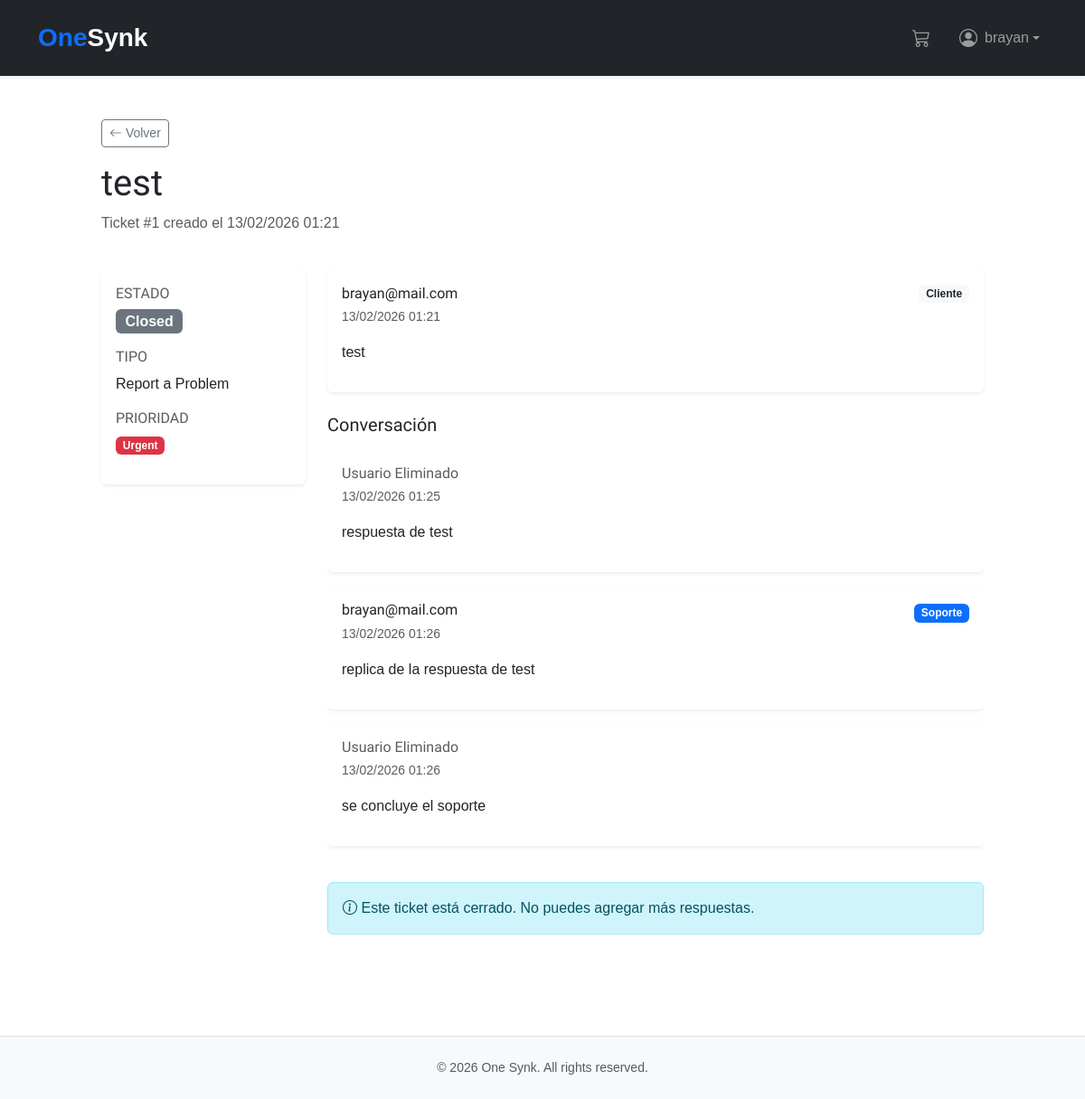
The page /support/1/ (signed in) on the database its author committed.
### accounts/models.py (models this page shows, shortened)
class CustomUser(AbstractUser):
    phone_regex = RegexValidator(
        regex=r"^\d{10}$",
        message=_("Phone number must be exactly 10 digits (e.g., 5522445104)."),
    )
    USER_TYPE_CHOICES = (
        ("regular_user", "Regular User"),
        ("wholesaler", "Wholesaler"),
    )
    class UserTypes(models.TextChoices):
        REGULAR = "regular_user", _("Regular User")
        WHOLESALER = "wholesaler", _("Wholesaler")
    phone = models.CharField(
        _("phone number"),
        max_length=10,
        validators=[phone_regex],
        blank=True,
        null=True,
        help_text=_("Format: 5522445104"),
    )
    user_type = models.CharField(
        max_length=20,
        choices=USER_TYPE_CHOICES,
        default="regular_user",
        help_text=_(
            "Designates whether the user is a regular customer or a wholesaler."
        ),
    )
    stripe_customer_id = models.CharField(
        _("Stripe Customer ID"),
        max_length=255,
        blank=True,
        null=True,
        unique=True,
        help_text=_("Unique identifier for the customer in Stripe."),
    )
    payment_method = models.CharField(
        _("default payment method"),
        max_length=255,
        blank=True,
        null=True,
        help_text=_("ID of the default payment method in Stripe."),
    )
    created_at = models.DateTimeField(_("created at"), auto_now_add=True)
    updated_at = models.DateTimeField(_("updated at"), auto_now=True)
    class Meta:
        verbose_name = _("User")
        verbose_name_plural = _("Users")
        ordering = ["-created_at"]

### support/models.py (models this page shows, shortened)
class SupportTicket(models.Model):
    class IssueType(models.TextChoices):
        CLARIFICATION = "clarification", _("Request Clarification")
        PROBLEM = "problem", _("Report a Problem")
        CONTACT = "contact", _("Contact Support")
        REFUND = "refund", _("Request Refund")
        OTHER = "other", _("Other")
    class Status(models.TextChoices):
        OPEN = "open", _("Open")
        IN_PROGRESS = "in_progress", _("In Progress")
        WAITING_CUSTOMER = "waiting_customer", _("Waiting for Customer")
        RESOLVED = "resolved", _("Resolved")
        CLOSED = "closed", _("Closed")
    class Priority(models.TextChoices):
        LOW = "low", _("Low")
        MEDIUM = "medium", _("Medium")
        HIGH = "high", _("High")
        URGENT = "urgent", _("Urgent")
    user = models.ForeignKey(
        CustomUser,
        on_delete=models.CASCADE,
        related_name="support_tickets",
        verbose_name=_("user"),
    )
    order = models.ForeignKey(
        Order,
        on_delete=models.SET_NULL,
        null=True,
        blank=True,
        related_name="support_tickets",
        verbose_name=_("related order"),
    )
    issue_type = models.CharField(
        max_length=20,
        choices=IssueType.choices,
        default=IssueType.CONTACT,
        verbose_name=_("issue type"),
    )
    subject = models.CharField(max_length=255, verbose_name=_("subject"))
    message = models.TextField(verbose_name=_("detailed description"))
    status = models.CharField(
        max_length=20,
        choices=Status.choices,
        default=Status.OPEN,
        verbose_name=_("status"),
    )
    priority = models.CharField(
        max_length=20,
        choices=Priority.choices,
        default=Priority.MEDIUM,
        verbose_name=_("priority"),
    )
    assigned_to = models.ForeignKey(
        CustomUser,
        on_delete=models.SET_NULL,
        null=True,
        blank=True,
        related_name="assigned_tickets",
        verbose_name=_("assigned staff"),
    )
    created_at = models.DateTimeField(auto_now_add=True)
    updated_at = models.DateTimeField(auto_now=True)
    resolved_at = models.DateTimeField(
        null=True, blank=True, verbose_name=_("resolved at")
    )
    objects = SupportTicketManager()
    class Meta:
        verbose_name = _("Support Ticket")
        verbose_name_plural = _("Support Tickets")
        ordering = ["-created_at"]
        indexes = [
            models.Index(fields=["user", "-created_at"]),
            models.Index(fields=["status", "-created_at"]),
        ]
    def get_status_color(self):
        colors = {
            self.Status.OPEN: "danger",
            self.Status.IN_PROGRESS: "info",
            self.Status.WAITING_CUSTOMER: "warning",
            self.Status.RESOLVED: "success",
            self.Status.CLOSED: "secondary",
        }
        return colors.get(self.status, "secondary")

class TicketMessage(models.Model):
    ticket = models.ForeignKey(
        SupportTicket,
        on_delete=models.CASCADE,
        related_name="messages",
        verbose_name=_("ticket"),
    )
    sender = models.ForeignKey(
        CustomUser,
        on_delete=models.SET_NULL,
        null=True,
        related_name="sent_messages",
        verbose_name=_("sender"),
    )
    message = models.TextField(verbose_name=_("message content"))
    is_internal = models.BooleanField(
        default=False,
        verbose_name=_("internal note"),
        help_text=_("Staff only. Hidden from the customer."),
    )
    created_at = models.DateTimeField(auto_now_add=True)
    class Meta:
        verbose_name = _("Ticket Message")
        verbose_name_plural = _("Ticket Messages")
        ordering = ["created_at"]

### support/views.py (the view)
# urls.py: path("<int:ticket_id>/", views.ticket_detail, name="ticket_detail"),
@login_required
@require_http_methods(["GET"])
def ticket_detail(request, ticket_id):
    ticket = get_object_or_404(SupportTicket, id=ticket_id, user=request.user)
    messages_list = ticket.messages.select_related("sender").filter(is_internal=False).order_by("created_at")
    form = TicketMessageForm()
    context = {
        "ticket": ticket,
        "messages": messages_list,
        "form": form,
        "page_title": _("Ticket #%(id)s") % {"id": ticket.id},
    }
    return render(request, "support/ticket_detail.html", context)

### cart/cart.py (called while the page is built)
    def __len__(self):
        return sum(item["quantity"] for item in self.cart.values())

### cart/context_processors.py (called while the page is built)
def cart(request):
    return {"cart": Cart(request)}

### support/managers.py (called while the page is built)
    def get_queryset(self):
        return SupportTicketQuerySet(self.model, using=self._db)

### support/templates/support/ticket_detail.html (shortened to what this page needs)
{% extends 'shop/base.html' %}
{% load static %}
{% block content %}
<div class="container py-5">
    <div class="row mb-4">
        <div class="col-md-8">
            <a href="{% url 'support:ticket_list' %}" class="btn btn-sm btn-outline-secondary mb-3">
                <i class="bi bi-arrow-left"></i> Volver
            </a>
            <h1 class="mb-2">{{ ticket.subject }}</h1>
            <p class="text-muted">Ticket #{{ ticket.id }} creado el {{ ticket.created_at|date:"d/m/Y H:i" }}</p>
        </div>
        <div class="col-md-4 text-end">
        </div>
    </div>
    <div class="row">
        <div class="col-md-3 mb-4">
            <div class="card border-0 shadow-sm">
                <div class="card-body">
                    <h6 class="card-title text-muted">ESTADO</h6>
                    <p class="mb-3">
                        <span class="badge bg-{{ ticket.get_status_color }} fs-6">
                            {{ ticket.get_status_display }}
                        </span>
                    </p>
                    <h6 class="card-title text-muted">TIPO</h6>
                    <p class="mb-3">{{ ticket.get_issue_type_display }}</p>
                    <h6 class="card-title text-muted">PRIORIDAD</h6>
                    <p class="mb-3">
                        {% if ticket.priority == 'urgent' %}
                            <span class="badge bg-danger">{{ ticket.get_priority_display }}</span>
                        {% elif ticket.priority == 'high' %}
                            <span class="badge bg-warning">{{ ticket.get_priority_display }}</span>
                        {% elif ticket.priority == 'medium' %}
                            <span class="badge bg-info">{{ ticket.get_priority_display }}</span>
                        {% else %}
                            <span class="badge bg-success">{{ ticket.get_priority_display }}</span>
                        {% endif %}
                    </p>
                </div>
            </div>
        </div>
        <div class="col-md-9">
            <div class="card border-0 shadow-sm mb-4">
                <div class="card-body">
                    <div class="d-flex justify-content-between align-items-start mb-3">
                        <div>
                            <h6 class="mb-1">{{ ticket.user.get_full_name|default:ticket.user.email }}</h6>
                            <small class="text-muted">{{ ticket.created_at|date:"d/m/Y H:i" }}</small>
                        </div>
                        <span class="badge bg-light text-dark">Cliente</span>
                    </div>
                    <p class="mb-0 lh-lg">{{ ticket.message|linebreaks }}</p>
                </div>
            </div>
            {% if ticket.messages.all %}
                <h5 class="mb-3">Conversación</h5>
                <div class="message-thread mb-4">
                    {% for message in ticket.messages.all %}
                        <div class="card border-0 shadow-sm mb-3 {% if message.is_internal %}bg-light{% endif %}">
                            <div class="card-body">
                                <div class="d-flex justify-content-between align-items-start mb-3">
                                    <div>
                                        <h6 class="mb-1">
                                            {% if message.sender %}
                                                {{ message.sender.get_full_name|default:message.sender.email }}
                                            {% else %}
                                                <span class="text-muted">Usuario Eliminado</span>
                                            {% endif %}
                                        </h6>
                                        <small class="text-muted">{{ message.created_at|date:"d/m/Y H:i" }}</small>
                                    </div>
                                    <div>
                                        {% if message.sender %}
                                            {% if message.sender.is_staff %}
                                                <span class="badge bg-primary">Soporte</span>
                                            {% else %}
                                                <span class="badge bg-light text-dark">Cliente</span>
                                            {% endif %}
                                        {% endif %}
                                    </div>
                                </div>
                                <p class="mb-0 lh-lg">{{ message.message|linebreaks }}</p>
                            </div>
                        </div>
                    {% endfor %}
                </div>
            {% endif %}
            {% if ticket.status != 'closed' %}
                <div class="card border-0 shadow-sm">
                    <div class="card-body">
                        <h5 class="card-title mb-3">Agregar Respuesta</h5>
                        <form method="post" action="{% url 'support:ticket_reply' ticket.id %}">
                            {% csrf_token %}
                            <div class="mb-3">
                                {{ form.message }}
                            </div>
                            <div class="d-flex gap-2">
                                <button type="submit" class="btn btn-primary">
                                    <i class="bi bi-send"></i> Enviar Respuesta
                                </button>
                                {% if ticket.status == 'waiting_customer' %}
                                    <small class="text-muted align-self-center">
                                        El estado cambiará a "En Progreso"
                                    </small>
                                {% endif %}
                            </div>
                        </form>
                    </div>
                </div>
            {% else %}
                <div class="alert alert-info">
                    <i class="bi bi-info-circle"></i>
                    Este ticket está cerrado. No puedes agregar más respuestas.
                </div>
            {% endif %}
        </div>
    </div>
</div>
{% endblock %}

### shop/templates/shop/base.html (shortened to what this page needs)
{% load static %}
{% load i18n %}
<!DOCTYPE html>
<html lang="en">
<head>
    <link href="https://cdn.jsdelivr.net/npm/bootstrap@5.3.0/dist/css/bootstrap.min.css" rel="stylesheet">
    <link rel="stylesheet" href="https://cdn.jsdelivr.net/npm/bootstrap-icons@1.11.0/font/bootstrap-icons.css">
    <link href="{% static 'css/base.css' %}" rel="stylesheet">
</head>
<body>
    <nav class="navbar navbar-expand-lg navbar-dark bg-dark shadow-sm py-3">
        <div class="container">
            <a href="{% url 'shop:product_list' %}" class="navbar-brand fw-bold fs-3">
                <span class="text-primary">One</span>Synk
            </a>
            <div class="collapse navbar-collapse" id="mainNav">
                <ul class="navbar-nav ms-auto align-items-center">
                    <li class="nav-item me-lg-3">
                        <a class="nav-link position-relative" href="{% url 'cart:cart_detail' %}">
                            <i class="bi bi-cart3 fs-5"></i>
                        </a>
                    </li>
                    {% if user.is_authenticated %}
                        <li class="nav-item dropdown">
                            <a class="nav-link dropdown-toggle d-flex align-items-center" href="#" id="userDropdown" role="button" data-bs-toggle="dropdown">
                                <i class="bi bi-person-circle fs-5 me-2"></i>
                                <span>{{ user.first_name|default:user.username }}</span>
                            </a>
                        </li>
                    {% endif %}
                </ul>
            </div>
        </div>
    </nav>
    <main id="content" class="min-vh-100">
        {% block content %}{% endblock %}
    </main>
    <footer class="bg-light py-4 border-top mt-5">
        <div class="container text-center">
            <p class="text-muted small mb-0">&copy; 2026 One Synk. {% trans "All rights reserved." %}</p>
        </div>
    </footer>
</body>
</html>

### shop/static/css/base.css (style rules this page uses)
body { margin:0; padding:0; font-family:helvetica, sans-serif; }
h1, h2, h3, h4, h5 , h6 { font-family: 'Ubuntu', sans-serif; font-weight:normal; }
a { text-decoration:none; color:#5993bb; }
#content { padding:0 100px; overflow:hidden; }

### support/templates/support/ticket_detail.html (style rules this page uses)
.message-thread { max-height: 500px; overflow-y: auto; }
.message-thread .card { animation: slideIn 0.3s ease; }

### rows shown on the page
CustomUser: first_name "brayan"
SupportTicket: subject "test", id "1", created_at "13/02/2026 01:21", status "Closed", issue_type "Report a Problem", priority "Urgent", user.get_full_name "brayan@mail.com", message "test"
TicketMessage: shows "Usuario Eliminado", created_at "13/02/2026 01:25", message "respuesta de test"
TicketMessage: sender.get_full_name "brayan@mail.com", created_at "13/02/2026 01:26", shows "Soporte", message "replica de la respuesta de test"
TicketMessage: shows "Usuario Eliminado", created_at "13/02/2026 01:26", message "se concluye el soporte"
